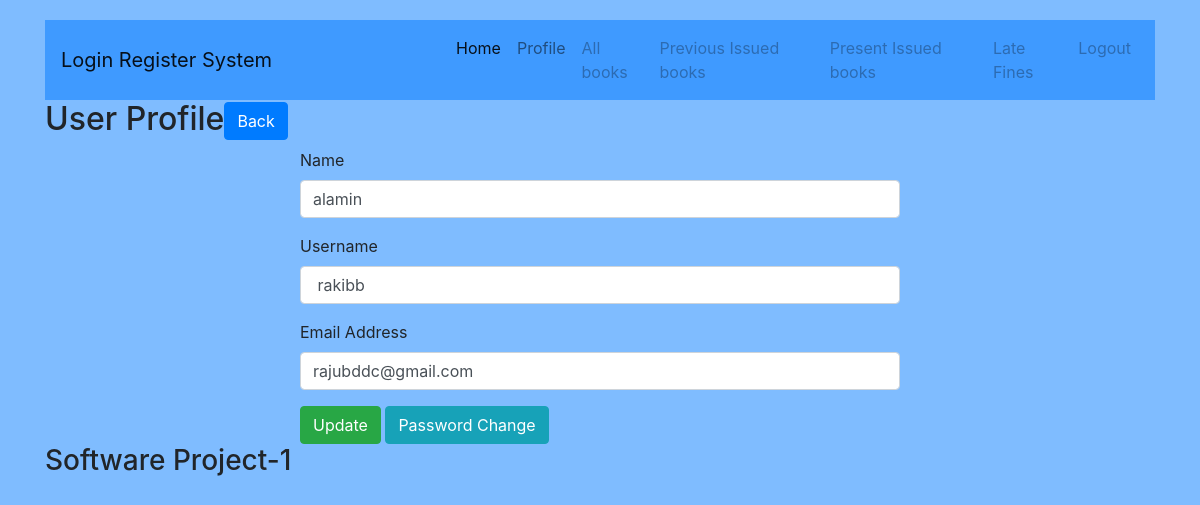
The page /lr/profile.php?id=3 (signed in) on the database its author committed.
### tables this page shows
CREATE TABLE `tbl_user` (
  `id` int(11) NOT NULL,
  `name` varchar(50) NOT NULL,
  `username` varchar(50) NOT NULL,
  `email` varchar(50) NOT NULL,
  `password` varchar(50) NOT NULL
);

### lr/lib/User.php (called while the page is built, shortened)
<?php
	include_once 'Session.php';
	include 'Database.php';
	class User{
		private $db;
		public function __construct(){
			$this->db= new Database();
		}
		public function getUserById($id){
			$sql = "SELECT * FROM tbl_user WHERE id= :id LIMIT 1";
			$query = $this->db->pdo->prepare($sql);
			$query->bindvalue(':id', $id);
			$query->execute();
			$result = $query->fetch(PDO::FETCH_OBJ);
			return $result;
		}
	}
?>

### lr/lib/Database.php (called while the page is built)
<?php
	class Database{
		private $hostdb = "localhost";
		private $userdb = "root";
		private $passdb = "";
		private $namedb = "db_lr";
		public $pdo;
		public function __construct(){
				if (!isset($this->pdo)) {
					try{
						$link = new PDO("mysql:host=".$this->hostdb.";dbname=".$this->namedb, $this->userdb,$this->passdb);
						$link->setAttribute(PDO::ATTR_ERRMODE, PDO::ERRMODE_EXCEPTION);
						$link->exec("SET CHARACTER SET utf8");
						$this->pdo = $link;
				}catch(PDOException $e){
					die("Fail to connect with Database".$e->getMessage());
				}
			}
		}
	}
?>

### lr/lib/Session.php (called while the page is built, shortened)
<?php
	class Session{
		public static function get($key){
			if (isset($_SESSION[$key])) {
				return $_SESSION[$key];
			}else{
				return false;
			}
		}
	}
?>

### lr/profile.php (the view, shortened to what this page needs)
<?php
	include 'lib/user.php';
	include 'inc/header.php';
?>
<?php
if (isset($_GET['id'])) {
	$userid = (int)$_GET['id'];
}
$user = new User();
?>
		<div class="panel panel-default">
			<div class="panel-heading">
				<h2>User Profile<span class="pull-right"><a class="btn btn-primary" href="index.php">Back</a></span><h2/>
			</div>
			<div class="panel-body">
				<div style="max-width:600px; margin:0 auto">
<?php
		$userdata = $user->getUserById($userid);
		if ($userdata) {
?>
				<form action="" method="POST">
					<div class="form-group">
						<label for="name">Name</label>
						<input type="text" id="name" name="name" class="form-control" value="<?php echo $userdata->name; ?>">
					</div>
					<div class="form-group">
						<label for="username">Username</label>
						<input type="text" id="username" name="username" class="form-control" value=" <?php echo $userdata->username; ?>">
					</div>
					<div class="form-group">
						<label for="email">Email Address</label>
						<input type="text" id="email" name="email" class="form-control" value="<?php echo $userdata->email; ?>">
					</div>
					<?php
						$sesId = Session::get("id");
						if ($userid == $sesId) {
					?>
					<button type="submit" name="update" class="btn btn-success">Update</button>
					<a class="btn btn-info" href="changepass.php?id=<?php echo $userid; ?>">Password Change</a>
				<?php } ?>
				</form>
			<?php }?>
			</div>
			</div>
		</div>
		<?php
			include 'inc/footer.php';
		?>

### rows shown on the page
tbl_user: name "alamin", username "rakibb", email "rajubddc@gmail.com"
